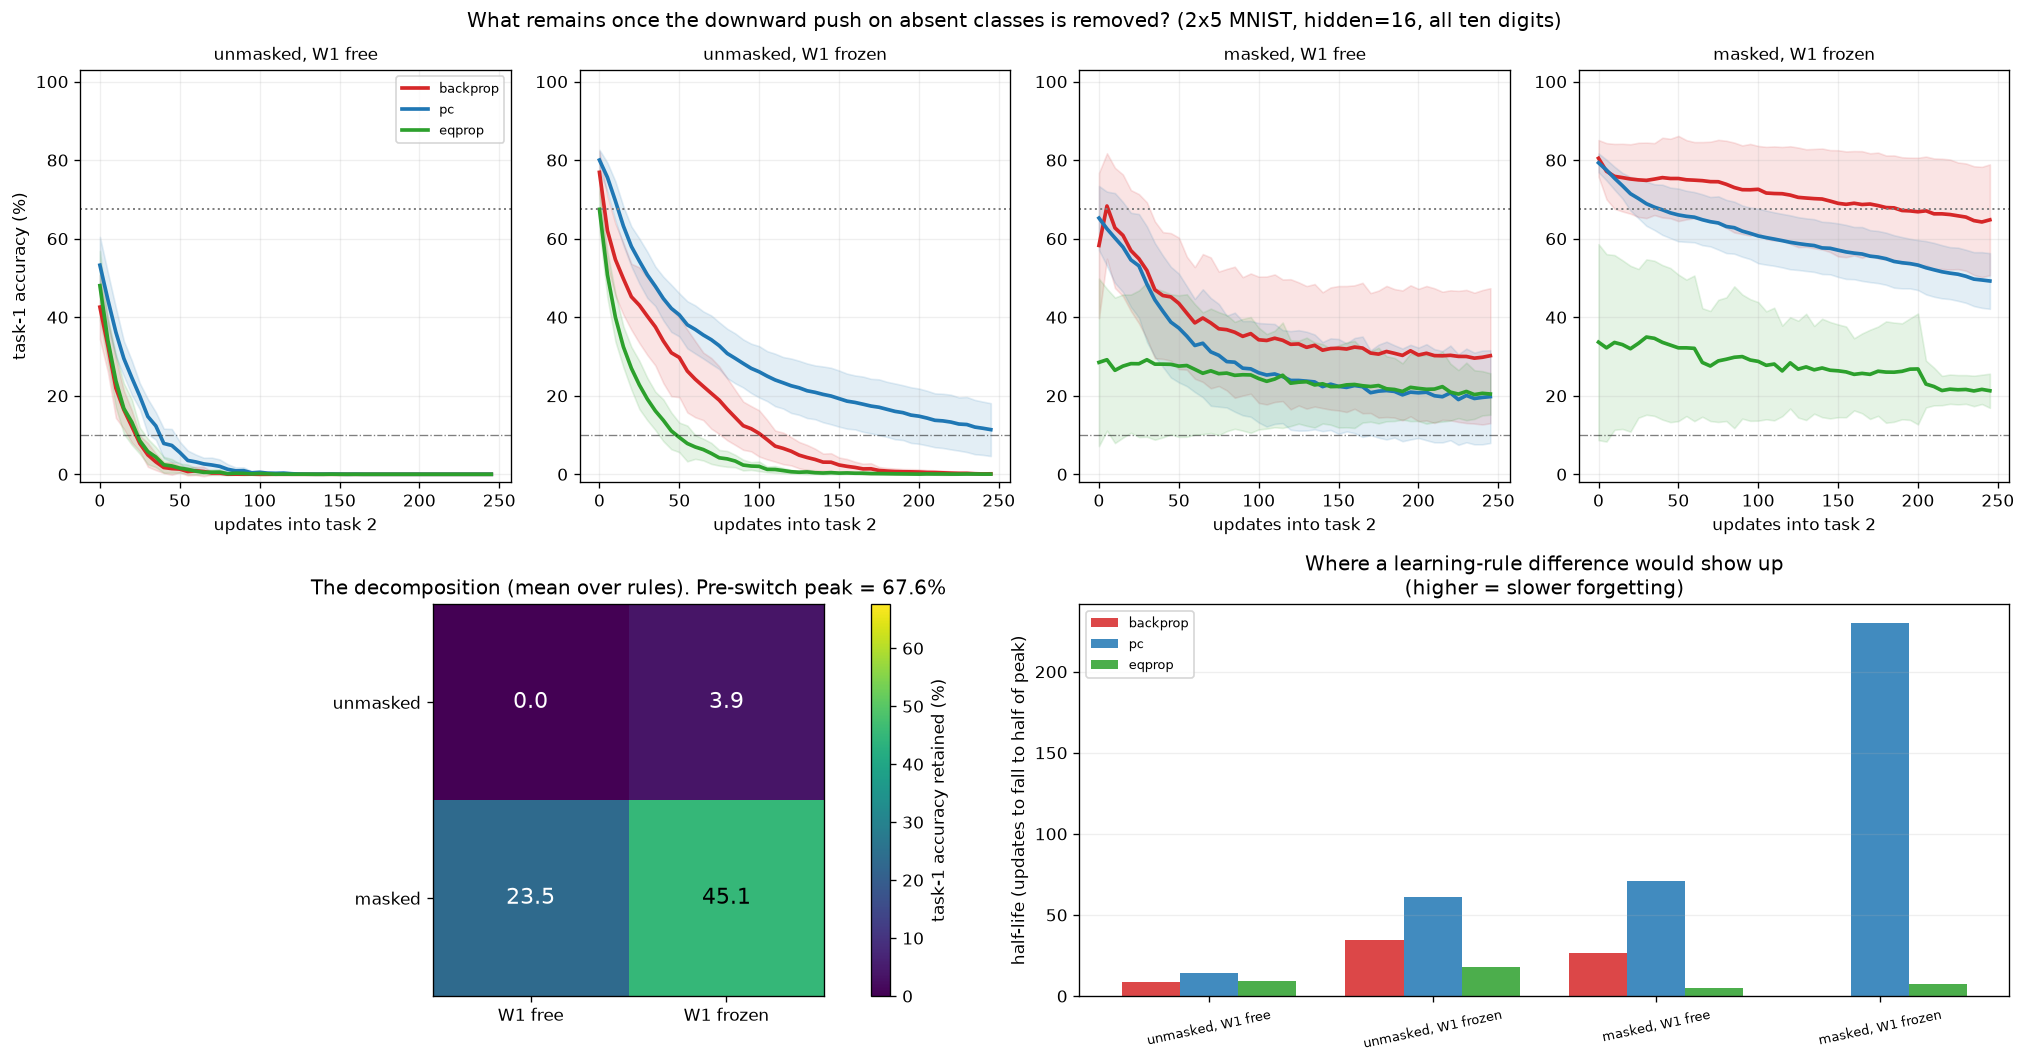

Generate this figure with Python:
"""26_what_remains_after_masking

ONE QUESTION
    Once the downward push on absent classes is switched off, what is still lost -- and can a
    different learning rule recover any of it?

    "2x2 factorial" means a 2-by-2 grid of CONDITIONS, not 2 classes per task. Every run here
    uses all ten digits, 5 in task 1 and 5 in task 2, exactly as before.

WHY THIS IS THE RIGHT NEXT EXPERIMENT
    Experiment 22 measured three interventions but never combined them, and that left the one
    interesting cell unmeasured. At hidden 16 the masked condition ends at 30% against a
    pre-switch peak of about 79%. Something is costing roughly 49 points that masking does not
    address. There are two candidates and they need separating:

        (a) the hidden code drifts, so the frozen output weights no longer read what they were
            trained to read
        (b) no gradient ever compared a task-1 class against a task-2 class, so the boundary
            between them was never learned and is whatever the geometry happens to give

    Freezing the hidden layer ON TOP of masking distinguishes them. If masked+frozen recovers
    most of those 49 points, cause (a) dominates and prospective configuration has a real
    budget to compete for after all. If it recovers almost none, cause (b) dominates, which no
    learning rule can touch, and the thesis result is settled.

THE GRID
                            W1 free                    W1 frozen during task 2
      unmasked        baseline: total collapse     hidden pathway blocked (exp 22: +0.1 to +3.3)
      masked          push removed (+30 to +47)    BOTH removed  <- the missing cell

    crossed with three learning rules: backprop, predictive coding, equilibrium propagation.
    12 cells. Same architecture everywhere, biases on, and each rule at the learning rate
    experiment 24 selected for THIS output structure (linear + squared error, one-hot 1/0).

WHY THE OUTPUT STRUCTURE IS FIXED HERE
    Experiment 24 showed the three rules land within 2.2 points of each other under linear +
    squared error with a 1/0 target (84.0 / 82.4 / 84.6), which is the tightest agreement of
    any structure. That makes it the fairest common ground: a forgetting difference cannot
    then be blamed on one rule simply learning better. Softmax is excluded because equilibrium
    propagation cannot use it (56% and total saturation).

METRICS -- and why the ones used so far were not enough
    Final accuracy saturated at zero in experiment 25 for eleven of twelve cells, so it could
    not separate anything. Three measures are recorded instead:
      final       task-1 accuracy at the end                (saturates, kept for continuity)
      half-life   updates until task-1 falls to half its peak   (works even if all end at zero)
      area kept   mean task-1 accuracy over task 2, as a fraction of its peak (never undefined)
    Also recorded: task-2 final accuracy, which must be similar across cells or the comparison
    is unfair, and the pre-switch peak, so "forgot less" can be separated from "learnt less".

EXPECTED
    * masked + frozen W1 lands much closer to masked than to the pre-switch peak, i.e. cause
      (b) dominates. Prediction: recovery of well under half the missing 49 points.
    * the three rules are within a few points of each other in every cell.
    * predictive coding shows its advantage in half-life and area kept rather than in final
      accuracy -- a gentler slope to the same place.

IF IT COMES OUT DIFFERENTLY
    masked + frozen W1 recovers most of the gap
        -> hidden drift matters a great deal once the output pathway is quiet, experiment 22
           underestimated it because the unmasked collapse swamped everything, and the
           learning-rule comparison becomes the centre of the report.
    predictive coding clearly beats backprop in any cell
        -> the first positive result in the project. Follow it with the depth sweep.
    equilibrium propagation beats backprop
        -> check the settling-convergence flags and beta before believing it; theory says a
           finite-difference estimate of a gradient should not beat the gradient.

RUNTIME
    Equilibrium propagation dominates: roughly 0.2 s per update at these settling settings. At
    N_RUNS=8 expect somewhere near an hour. To cut it, lower N_RUNS first, then TASK2_ITERS.

FIGURE
    Panel A: task-1 curves through task 2, one sub-panel per condition, one line per rule.
    Panel B: the 2x2 condition grid as a heatmap of task-1 accuracy retained, averaged over
             rules -- the decomposition, readable at a glance.
    Panel C: half-life by rule within each condition, which is where a rule difference will
             show up if it exists anywhere.
"""
import sys, time
from pathlib import Path
ROOT = Path(__file__).resolve().parent.parent
sys.path.insert(0, str(ROOT))

import numpy as np
import torch
import matplotlib.pyplot as plt

from src.data import load_mnist, class_indices, make_eval_split
from src.model import Arch, Objective, replace
from src.methods import build_method
from src.runner import run_classil
from src.metrics import half_life, area_retained
from src.probes import restricted_argmax_fn

# ============================ constants ============================
DEVICE    = "cuda" if torch.cuda.is_available() else "cpu"
DATA_DIR  = ROOT / "data"
FIG       = Path(__file__).resolve().with_suffix(".png")
IMG_SIZE  = 14
BASE_SEED = 0
N_RUNS    = 8

HIDDEN            = 16      # the width where exp 22 found a non-zero freeze-W1 gap (+3.3)
CLASSES_PER_TASK  = 5       # all ten digits, 5 + 5
TASK1_THRESHOLD   = 0.70
STOP_PATIENCE     = 3
TASK1_MAX_ITERS   = 600
TASK2_ITERS       = 250
BATCH             = 32
EVAL_EVERY        = 5
EVAL_PER_CLASS    = 100

ARCH = Arch(in_dim=IMG_SIZE * IMG_SIZE, hidden=HIDDEN, out_dim=10,
            act="tanh", bias=True, init="scaled_normal")
OBJ_FULL   = Objective(loss="mse", target="onehot", mask=False)
OBJ_MASKED = replace(OBJ_FULL, mask=True)

# the 2x2 grid of conditions: (objective, parameters frozen during task 2)
CONDITIONS = {
    "unmasked, W1 free":   (OBJ_FULL,   set()),
    "unmasked, W1 frozen": (OBJ_FULL,   {"W1", "b1"}),
    "masked, W1 free":     (OBJ_MASKED, set()),
    "masked, W1 frozen":   (OBJ_MASKED, {"W1", "b1"}),
}

# learning rates from experiment 24, row "linear + SE, 1/0"
LR = {"backprop": 0.1, "pc": 0.1, "eqprop": 0.05}
RULES = list(LR)
EXTRA = {"pc": dict(dt=0.1, steps=50),
         "eqprop": dict(beta=0.1, dt=0.3, max_steps=200, settle_patience=15),
         "backprop": {}}
COL = {"backprop": "tab:red", "pc": "tab:blue", "eqprop": "tab:green"}
# ==================================================================

train, test = load_mnist(size=IMG_SIZE, root=str(DATA_DIR))
cidx = class_indices(train)

K = [(c, r) for c in CONDITIONS for r in RULES]
C1 = {k: [] for k in K}
peak = {k: [] for k in K}
fin = {k: [] for k in K}
t2 = {k: [] for k in K}
hl = {k: [] for k in K}
ar = {k: [] for k in K}
missed = {k: 0 for k in K}
t0 = time.time()

for run in range(N_RUNS):
    seed = BASE_SEED + run
    d = np.random.default_rng(seed).permutation(10).tolist()
    k = CLASSES_PER_TASK
    tasks = [sorted(d[:k]), sorted(d[k:2 * k])]
    classes = sorted({c for t in tasks for c in t})
    stop_ev, rep_ev = make_eval_split(test, classes, EVAL_PER_CLASS, DEVICE, seed=seed)

    for cname, (obj, frozen_names) in CONDITIONS.items():
        for rule in RULES:
            handle = {}
            step_fn, predict = build_method(rule, in_dim=ARCH.in_dim, hidden=HIDDEN,
                                            out_dim=ARCH.out_dim, arch=ARCH, obj=obj,
                                            lr=LR[rule], seed=seed, device=DEVICE,
                                            handle=handle, **EXTRA[rule])
            params, freeze = handle["params"], handle["freeze"]
            snap = {}

            def on_task_end(ti, step, _p=params, _fz=freeze, _fn=frozen_names, _s=snap):
                if ti == 0:
                    _s["W1"] = _p.W1.detach().clone()
                    _fz.update(_fn)

            out = run_classil(
                step_fn, predict, tasks, train, cidx,
                report_eval=rep_ev, stop_eval=stop_ev,
                readouts={"a": restricted_argmax_fn(predict, classes)},
                max_iters_per_task=[TASK1_MAX_ITERS, TASK2_ITERS],
                stop_threshold=[TASK1_THRESHOLD, None],
                stop_patience=STOP_PATIENCE, batch=BATCH, eval_every=EVAL_EVERY,
                device=DEVICE, data_seed=seed, on_task_end=on_task_end)

            steps, cur, sw = out["steps"], out["curves"]["a"], out["switches"][0]
            key = (cname, rule)
            missed[key] += int(not out["reached"][0])
            pk = float(cur[steps <= sw][-1, 0])
            peak[key].append(pk)
            after = cur[steps > sw]
            # Index 0 is the PRE-SWITCH PEAK -- see the note in exp 22. Without it, panels
            # start at whatever the accuracy had already fallen to EVAL_EVERY updates in.
            C1[key].append(np.concatenate([[pk], after[:, 0]]))
            fin[key].append(float(after[-1, 0]))
            t2[key].append(float(after[-1, 1]))
            hl[key].append(half_life(steps, cur[:, 0], after=sw, peak=pk))
            ar[key].append(area_retained(steps, cur[:, 0], after=sw, peak=pk))

            if "W1" in frozen_names:
                assert torch.equal(params.W1, snap["W1"]), "W1 moved despite being frozen"
    print(f"run {run + 1}/{N_RUNS}  ({time.time() - t0:5.0f}s)")

# ------------------------------- table -------------------------------
print("\n" + "=" * 110)
print(f"hidden={HIDDEN}, 2x5 MNIST, {N_RUNS} runs, task 1 to {TASK1_THRESHOLD:.0%}, "
      f"task 2 fixed at {TASK2_ITERS} updates, linear+SE 1/0")
print(f"{'condition':>22}{'rule':>10}{'t1 peak':>9}{'t1 final':>12}{'t2 final':>10}"
      f"{'half-life':>11}{'area kept':>11}")
for cname in CONDITIONS:
    for rule in RULES:
        key = (cname, rule)
        f1 = np.array(fin[key]) * 100
        # Censor rather than drop: a run that never halved is the BEST outcome, and dropping
        # it silently removes the winning condition from the mean.
        h = [TASK2_ITERS if v is None else v for v in hl[key]]
        ncens = sum(v is None for v in hl[key])
        print(f"{cname:>22}{rule:>10}{np.mean(peak[key]) * 100:>9.1f}"
              f"{f1.mean():>8.1f}+/-{f1.std():<3.1f}{np.mean(t2[key]) * 100:>10.1f}"
              f"{np.mean(h):>10.0f}{'*' if ncens else ' '}{np.nanmean(ar[key]):>11.2f}")
        if missed[key]:
            print(f"{'':>32}WARNING: task 1 missed threshold in {missed[key]} run(s)")
        if np.mean(peak[key]) < TASK1_THRESHOLD:
            print(f"{'':>32}CAVEAT: mean peak {np.mean(peak[key]) * 100:.1f}% is below the "
                  f"{TASK1_THRESHOLD:.0%} criterion -- retention here is not comparable")

print("\nTHE DECOMPOSITION (averaged over rules, percentage points of task-1 accuracy)")
pk_all = np.mean([np.mean(peak[(c, r)]) for c in CONDITIONS for r in RULES]) * 100
g = {c: np.mean([np.mean(fin[(c, r)]) for r in RULES]) * 100 for c in CONDITIONS}
print(f"  pre-switch peak                              {pk_all:6.1f}")
for c in CONDITIONS:
    print(f"  {c:<42} {g[c]:6.1f}")
print(f"\n  removing the downward push alone gained      "
      f"{g['masked, W1 free'] - g['unmasked, W1 free']:+6.1f}")
print(f"  freezing the hidden layer ON TOP gained      "
      f"{g['masked, W1 frozen'] - g['masked, W1 free']:+6.1f}   <- the answer")
print(f"  still missing at the end                     "
      f"{pk_all - g['masked, W1 frozen']:6.1f}   <- no learning rule can reach this")

print("\nRULE COMPARISON, paired within condition (same seeds and pairings)")
for cname in CONDITIONS:
    b = np.array(fin[(cname, "backprop")]) * 100
    line = f"  {cname:<22}"
    for rule in ("pc", "eqprop"):
        d = np.array(fin[(cname, rule)]) * 100 - b
        line += f"  {rule} - backprop: {d.mean():+5.1f} (wins {int((d > 0).sum())}/{N_RUNS})"
    print(line)

# ------------------------------- figure -------------------------------
fig = plt.figure(figsize=(17, 9))
gs = fig.add_gridspec(2, 4, height_ratios=[1, 0.95])
names = list(CONDITIONS)
for i, cname in enumerate(names):
    ax = fig.add_subplot(gs[0, i])
    n = min(min(len(x) for x in C1[(cname, r)]) for r in RULES)
    xs = np.arange(n) * EVAL_EVERY
    for r in RULES:
        A = np.stack([x[:n] for x in C1[(cname, r)]]) * 100
        ax.plot(xs, A.mean(0), color=COL[r], lw=2.2, label=r)
        ax.fill_between(xs, A.mean(0) - A.std(0), A.mean(0) + A.std(0),
                        color=COL[r], alpha=0.12)
    ax.axhline(pk_all, color="gray", ls=":", lw=1.2)
    ax.axhline(100 / (2 * CLASSES_PER_TASK), color="k", lw=0.8, ls="-.", alpha=0.5)
    ax.set_ylim(-2, 103); ax.grid(alpha=0.2); ax.set_title(cname, fontsize=10)
    ax.set_xlabel("updates into task 2")
    if i == 0:
        ax.set_ylabel("task-1 accuracy (%)"); ax.legend(fontsize=8)

ax = fig.add_subplot(gs[1, :2])
M = np.array([[g["unmasked, W1 free"], g["unmasked, W1 frozen"]],
              [g["masked, W1 free"], g["masked, W1 frozen"]]])
im = ax.imshow(M, cmap="viridis", vmin=0, vmax=max(pk_all, M.max()))
fig.colorbar(im, ax=ax, label="task-1 accuracy retained (%)")
ax.set_xticks([0, 1]); ax.set_xticklabels(["W1 free", "W1 frozen"])
ax.set_yticks([0, 1]); ax.set_yticklabels(["unmasked", "masked"])
for a in range(2):
    for b_ in range(2):
        ax.text(b_, a, f"{M[a, b_]:.1f}", ha="center", va="center", fontsize=13,
                color="white" if M[a, b_] < M.max() * 0.6 else "black")
ax.set_title(f"The decomposition (mean over rules). Pre-switch peak = {pk_all:.1f}%")

ax = fig.add_subplot(gs[1, 2:])
xs = np.arange(len(names)); w = 0.26
def _hl(c, r):
    """Mean half-life with never-halved runs CENSORED at the window end, plus the censor
       count. The old version dropped them, so a condition where accuracy never halved -- the
       best possible result -- was drawn as a missing bar."""
    raw = hl[(c, r)]
    return float(np.mean([TASK2_ITERS if v is None else v for v in raw])), \
        sum(v is None for v in raw)

for i, r in enumerate(RULES):
    stats = [_hl(c, r) for c in names]
    bars = ax.bar(xs + (i - 1) * w, [s[0] for s in stats], w, color=COL[r], alpha=0.85, label=r)
    for b, (_, cens) in zip(bars, stats):
        if cens:
            b.set_hatch("//")
            ax.text(b.get_x() + b.get_width() / 2, b.get_height() + TASK2_ITERS * 0.015,
                    f"{cens}/{N_RUNS}\nnever\nhalved", ha="center", fontsize=6)
ax.axhline(TASK2_ITERS, color="k", lw=0.8, ls="-.", alpha=0.6)
ax.set_ylim(0, TASK2_ITERS * 1.25)
ax.set_xticks(xs); ax.set_xticklabels(names, fontsize=8, rotation=12)
ax.set_ylabel("half-life (updates); hatched = censored at window end")
ax.legend(fontsize=8); ax.grid(alpha=0.2, axis="y")
ax.set_title("Where a learning-rule difference would show up\n(higher = slower forgetting)")

fig.suptitle("What remains once the downward push on absent classes is removed? "
             f"(2x5 MNIST, hidden={HIDDEN}, all ten digits)")
fig.tight_layout(); fig.savefig(FIG, dpi=120, bbox_inches="tight")
print(f"\nsaved {FIG.name}")
np.savez(FIG.with_suffix(".npz"),
         **{f"final|{c}|{r}": np.array(v) for (c, r), v in fin.items()},
         **{f"peak|{c}|{r}": np.array(v) for (c, r), v in peak.items()},
         **{f"area|{c}|{r}": np.array(v) for (c, r), v in ar.items()},
         hidden=HIDDEN, task2_iters=TASK2_ITERS)
